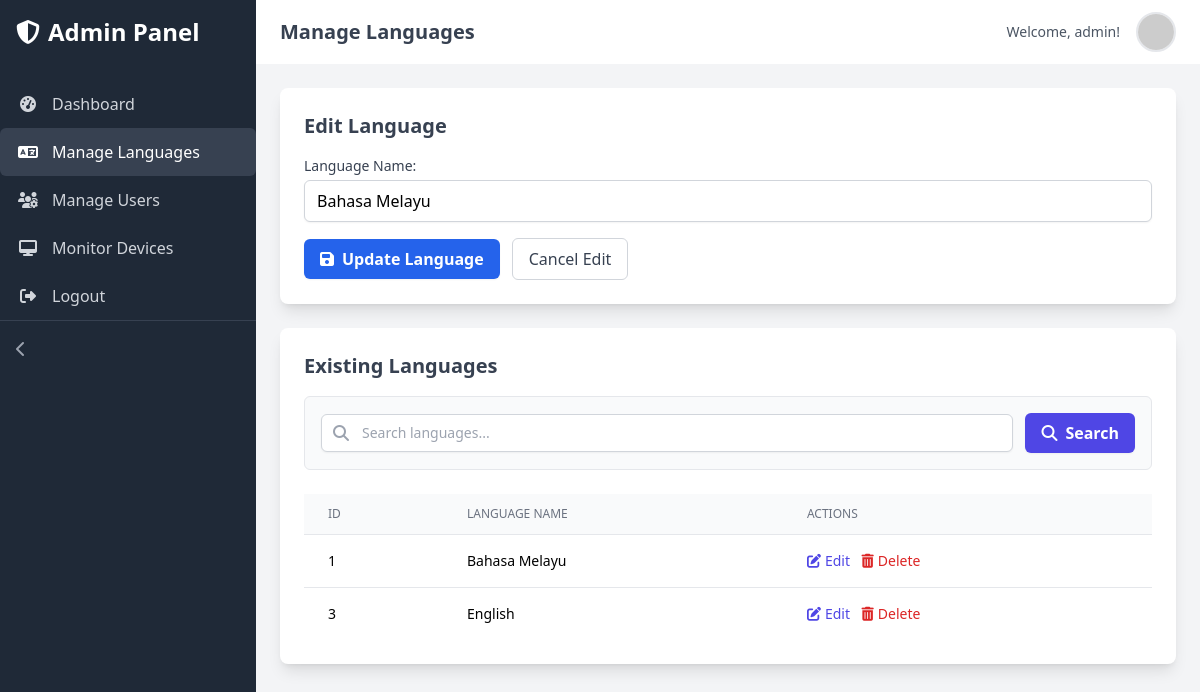
/main/admin_dashboard.php?edit_language=1 (signed in), run on the app's committed database.
### tables this page shows
CREATE TABLE `languages` (
  `id` int(11) NOT NULL,
  `language_name` varchar(100) NOT NULL,
  `created_at` timestamp NOT NULL DEFAULT current_timestamp(),
  `created_by` int(11) DEFAULT NULL
);

### main/admin_dashboard.php (the view, shortened to what this page needs)
<?php
include 'db_connection.php';
$search_query = '';
$language_to_edit_id = null;
$language_to_edit_name = '';
function get_redirect_url_with_search($base_url, $query) {
    $url = $base_url;
    return $url;
}
if (isset($_GET['edit_language']) && filter_var($_GET['edit_language'], FILTER_VALIDATE_INT)) {
    $language_to_edit_id_from_get = (int)$_GET['edit_language'];
    $stmt = $conn->prepare("SELECT id, language_name FROM languages WHERE id = ?");
    if ($stmt) {
        $stmt->bind_param("i", $language_to_edit_id_from_get);
        $stmt->execute();
        $result_edit = $stmt->get_result();
        if ($row_edit = $result_edit->fetch_assoc()) {
            $language_to_edit_id = $row_edit['id'];
            $language_to_edit_name = $row_edit['language_name'];
        } else {
            $_SESSION['error_message'] = "Language not found for editing.";
            header("Location: " . get_redirect_url_with_search("admin_dashboard.php", $search_query));
            exit();
        }
    } else {
        $_SESSION['error_message'] = "Error preparing statement for language edit: " . htmlspecialchars($conn->error);
        header("Location: " . get_redirect_url_with_search("admin_dashboard.php", $search_query));
        exit();
    }
}
$sql = "SELECT id, language_name FROM languages";
$sql .= " ORDER BY id ASC";
$stmt_all = $conn->prepare($sql); $result_all_languages = false;
if ($stmt_all) {
    if ($stmt_all->execute()) $result_all_languages = $stmt_all->get_result();
    else $error_message = "Error executing fetch: " . ($stmt_all->error ?? $conn->error);
} else {
    $error_message = "Error preparing fetch: " . htmlspecialchars($conn->error);
}
?>
<!DOCTYPE html>
<html lang="en">
<head>
    <script src="https://cdn.tailwindcss.com"></script>
    <link rel="stylesheet" href="https://cdnjs.cloudflare.com/ajax/libs/font-awesome/6.5.2/css/all.min.css" />
</head>
<body class="bg-gray-100 font-sans antialiased">
<div class="flex h-screen overflow-hidden">
    <?php include 'sidebar.php';  ?>
    <div class="flex-1 flex flex-col overflow-hidden">
        <header class="bg-white shadow-md">
             <div class="container mx-auto px-6 py-3 flex items-center justify-between">
                <div class="flex items-center">
                     <h1 class="text-xl font-semibold text-gray-700 hidden lg:block">Manage Languages</h1>
                </div>
                <div class="flex items-center space-x-4">
                    <span class="text-gray-600 text-sm">Welcome, <?php echo htmlspecialchars($_SESSION['username']); ?>!</span>
                    <button class="block h-10 w-10 rounded-full overflow-hidden border-2"><img class="h-full w-full object-cover" src="https://placehold.co/40x40/718096/E2E8F0?text=A" alt="Avatar" /></button>
                </div>
            </div>
        </header>
        <main class="flex-1 overflow-x-hidden overflow-y-auto bg-gray-100 p-6">
            <div class="container mx-auto">
                <section id="manage-languages" class="mb-12">
                    <div class="bg-white p-6 rounded-lg shadow-lg mb-6">
                        <h2 class="text-xl font-semibold text-gray-700 mb-4"><?php echo $language_to_edit_id ? 'Edit Language' : 'Add New Language'; ?></h2>
                        <form action="<?php echo htmlspecialchars($_SERVER["PHP_SELF"]); ?>" method="POST" class="space-y-4">
                            <div>
                                <label for="language_name_input" class="block text-sm font-medium text-gray-700">Language Name:</label>
                                <input type="text" id="language_name_input" name="language_name" class="mt-1 input-std" placeholder="e.g., English, Spanish, Malay" value="<?php echo htmlspecialchars($language_to_edit_name); ?>" required />
                            </div>
                            <div class="flex items-center">
                                <?php if ($language_to_edit_id): ?>
                                    <button type="submit" name="update_language" class="btn-icon bg-blue-600 hover:bg-blue-700 text-white font-semibold py-2 px-4 rounded-md shadow-sm"><i class="fas fa-save"></i>Update Language</button>
                                    <a href="<?php echo get_redirect_url_with_search('admin_dashboard.php', $search_query); ?>" class="ml-3 btn-icon border border-gray-300 py-2 px-4 rounded-md bg-white hover:bg-gray-50 text-gray-700">Cancel Edit</a>
                                <?php else: ?>
                                    <button type="submit" name="add_language" class="btn-icon bg-green-600 hover:bg-green-700 text-white font-semibold py-2 px-4 rounded-md shadow-sm"><i class="fas fa-plus-circle"></i>Add Language</button>
                                <?php endif; ?>
                            </div>
                        </form>
                    </div>
                    <div class="bg-white p-6 rounded-lg shadow-lg">
                        <h2 class="text-xl font-semibold text-gray-700 mb-4">Existing Languages</h2>
                        <form action="<?php echo htmlspecialchars($_SERVER["PHP_SELF"]); ?>" method="GET" class="mb-6">
                            <div class="flex items-center space-x-3 bg-gray-50 p-4 rounded-md border border-gray-200">
                                <div class="relative flex-1">
                                    <div class="absolute inset-y-0 left-0 pl-3 flex items-center pointer-events-none"><i class="fas fa-search text-gray-400"></i></div>
                                    <input type="text" name="search_query" id="search_query_input" placeholder="Search languages..." class="block w-full pl-10 px-3 py-2 bg-white border border-gray-300 rounded-md shadow-sm focus:outline-none focus:ring-indigo-500 focus:border-indigo-500 sm:text-sm" value="<?php echo htmlspecialchars($search_query); ?>">
                                </div>
                                <button type="submit" class="btn-icon bg-indigo-600 hover:bg-indigo-700 text-white font-semibold py-2 px-4 rounded-md shadow-sm"><i class="fas fa-search"></i>Search</button>
                            </div>
                        </form>
                        <div class="overflow-x-auto">
                            <?php if ($result_all_languages && $result_all_languages->num_rows > 0): ?>
                                <table class="min-w-full divide-y divide-gray-200">
                                    <thead class="bg-gray-50"><tr><th class="px-6 py-3 text-left text-xs font-medium text-gray-500 uppercase">ID</th><th class="px-6 py-3 text-left text-xs font-medium text-gray-500 uppercase">Language Name</th><th class="px-6 py-3 text-left text-xs font-medium text-gray-500 uppercase">Actions</th></tr></thead>
                                    <tbody class="bg-white divide-y divide-gray-200">
                                        <?php while ($row = $result_all_languages->fetch_assoc()): ?>
                                            <?php
                                                $edit_params = ['edit_language' => $row['id']];
                                                $edit_url = 'admin_dashboard.php?' . http_build_query($edit_params);
                                            ?>
                                            <tr>
                                                <td class="px-6 py-4 whitespace-nowrap text-sm"><?php echo $row['id']; ?></td>
                                                <td class="px-6 py-4 whitespace-nowrap text-sm"><?php echo htmlspecialchars($row['language_name']); ?></td>
                                                <td class="px-6 py-4 whitespace-nowrap text-sm font-medium space-x-2">
                                                    <a href="<?php echo htmlspecialchars($edit_url); ?>#manage-languages" class="text-indigo-600 hover:text-indigo-900"><i class="fas fa-edit mr-1"></i>Edit</a>
                                                    <form action="<?php echo htmlspecialchars($_SERVER["PHP_SELF"]); ?>" method="POST" class="inline-block">
                                                        <button type="submit" name="delete_language" class="text-red-600 hover:text-red-900" onclick="return confirm('Delete \'<?php echo addslashes(htmlspecialchars($row['language_name'])); ?>\'?');"><i class="fas fa-trash-alt mr-1"></i>Delete</button>
                                                    </form>
                                                </td>
                                            </tr>
                                        <?php endwhile; ?>
                                    </tbody>
                                </table>
                            <?php else: ?>
                                <div class="text-center py-8"><i class="fas fa-box-open fa-3x text-gray-400 mb-3"></i><p class="text-gray-500"><?php echo !empty($search_query) ? "No languages found matching your search." : "No languages found."; ?></p></div>
                            <?php endif; ?>
                        </div>
                    </div>
                </section>
            </div>
        </main>
    </div>
</div>
</body>
</html>

### main/admin_dashboard.php (style rules this page uses)
.btn-icon { display: inline-flex; align-items: center; justify-content: center; }
.btn-icon i { margin-right: 0.5rem; }

### data on the page
languages: language_name "Bahasa Melayu", id "1"
languages: id "3", language_name "English"

### other printed values
$item['label'] "Dashboard"
$item['label'] "Manage Languages"
$item['label'] "Manage Users"
$item['label'] "Monitor Devices"
$item['label'] "Logout"
$_SESSION['username'] "admin"
